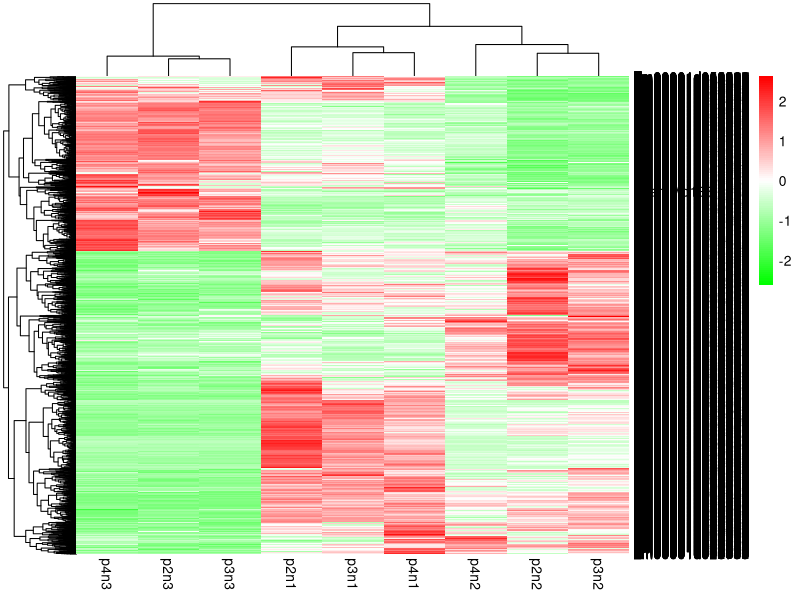

The R source for this figure: (Note: this script raises an error after producing the figure.)
## ---- chunk 1
data <- read.csv("./n2_n3_degFC1_Up_down.csv", header = TRUE)
head(data)
## ---- chunk 2
dist_matrix <- dist(data)
hc <- hclust(dist_matrix, method = "complete")
## ---- chunk 3
clusters <- cutree(hc, k = 5)
## ---- chunk 4
library(pheatmap)
df_mat <- data.matrix(data[, grep("^p\\d+n\\d+$", colnames(data))])  # Select CPM columns
rownames(df_mat) <- data$gene.ID
hm <- pheatmap(df_mat,
         scale = "row",
         #cluster_rows = hc,
         #annotation_col = clusters,
         show_row_names = FALSE,
         show_column_names = FALSE,
         cluster_rows = TRUE,
         cluster_columns = TRUE,
         color = colorRampPalette(c("green", "white", "red"))(100))
data.clust <- cbind(data, cluster = cutree(hm$gene.ID, k = 10))
